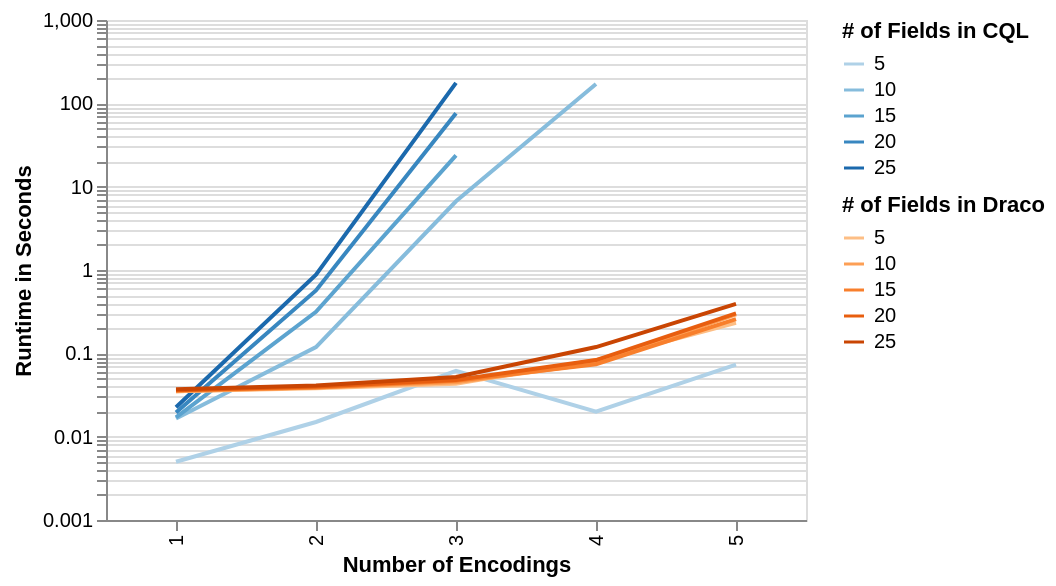

The Vega-Lite source for this figure:
### Vega-Lite specification from a JSON file in a GitHub repository (floating-point values rounded to 4 significant figures)
{"$schema": "https://vega.github.io/schema/vega-lite/v2.json", "data": {"values": [{"encodings": 1, "fields": 5, "max": 0.006, "mean": 0.0045, "min": 0.002, "runtime": 0.005, "stdev": 0.001118, "system": "cql"}, {"encodings": 1, "fields": 10, "max": 0.029, "mean": 0.0164, "min": 0.007, "runtime": 0.0165, "stdev": 0.00628, "system": "cql"}, {"encodings": 1, "fields": 15, "max": 0.026, "mean": 0.0166, "min": 0.012, "runtime": 0.017, "stdev": 0.003382, "system": "cql"}, {"encodings": 1, "fields": 20, "max": 0.042, "mean": 0.02137, "min": 0.016, "runtime": 0.0195, "stdev": 0.004427, "system": "cql"}, {"encodings": 1, "fields": 25, "max": 0.042, "mean": 0.02358, "min": 0.016, "runtime": 0.0225, "stdev": 0.004716, "system": "cql"}, {"encodings": 2, "fields": 5, "max": 0.036, "mean": 0.017, "min": 0.009, "runtime": 0.015, "stdev": 0.007416, "system": "cql"}, {"encodings": 2, "fields": 10, "max": 0.279, "mean": 0.1194, "min": 0.115, "runtime": 0.119, "stdev": 0.003588, "system": "cql"}, {"encodings": 2, "fields": 15, "max": 0.43, "mean": 0.332, "min": 0.285, "runtime": 0.315, "stdev": 0.04263, "system": "cql"}, {"encodings": 2, "fields": 20, "max": 0.681, "mean": 0.5839, "min": 0.535, "runtime": 0.568, "stdev": 0.04133, "system": "cql"}, {"encodings": 2, "fields": 25, "max": 1.034, "mean": 0.8863, "min": 0.839, "runtime": 0.8805, "stdev": 0.03082, "system": "cql"}, {"encodings": 3, "fields": 5, "max": 0.128, "mean": 0.06371, "min": 0.056, "runtime": 0.0615, "stdev": 0.007176, "system": "cql"}, {"encodings": 3, "fields": 10, "max": 6.946, "mean": 6.716, "min": 6.506, "runtime": 6.68, "stdev": 0.1156, "system": "cql"}, {"encodings": 3, "fields": 15, "max": 24.78, "mean": 23.81, "min": 23.08, "runtime": 23.7, "stdev": 0.424, "system": "cql"}, {"encodings": 3, "fields": 20, "max": 77.92, "mean": 75.85, "min": 72.14, "runtime": 75.94, "stdev": 0.8931, "system": "cql"}, {"encodings": 3, "fields": 25, "max": 187.0, "mean": 174.9, "min": 160.7, "runtime": 176.0, "stdev": 7.424, "system": "cql"}, {"encodings": 4, "fields": 5, "max": 0.031, "mean": 0.0208, "min": 0.013, "runtime": 0.02, "stdev": 0.004632, "system": "cql"}, {"encodings": 4, "fields": 10, "max": 210.5, "mean": 169.6, "min": 151.9, "runtime": 170.3, "stdev": 8.661, "system": "cql"}, {"encodings": 5, "fields": 5, "max": 0.14, "mean": 0.07225, "min": 0.069, "runtime": 0.073, "stdev": 0.002194, "system": "cql"}, {"encodings": 1, "fields": 5, "max": 0.036, "mean": 0.035, "min": 0.027, "runtime": 0.035, "stdev": 0.0003333, "system": "draco"}, {"encodings": 1, "fields": 10, "max": 0.036, "mean": 0.03516, "min": 0.03, "runtime": 0.035, "stdev": 0.0007443, "system": "draco"}, {"encodings": 1, "fields": 15, "max": 0.036, "mean": 0.036, "min": 0.036, "runtime": 0.036, "stdev": 6.939e-18, "system": "draco"}, {"encodings": 1, "fields": 20, "max": 0.037, "mean": 0.036, "min": 0.032, "runtime": 0.036, "stdev": 0.0, "system": "draco"}, {"encodings": 1, "fields": 25, "max": 0.037, "mean": 0.03678, "min": 0.035, "runtime": 0.037, "stdev": 0.0004157, "system": "draco"}, {"encodings": 2, "fields": 5, "max": 0.038, "mean": 0.03774, "min": 0.036, "runtime": 0.038, "stdev": 0.0004403, "system": "draco"}, {"encodings": 2, "fields": 10, "max": 0.04, "mean": 0.03858, "min": 0.036, "runtime": 0.039, "stdev": 0.000674, "system": "draco"}, {"encodings": 2, "fields": 15, "max": 0.04, "mean": 0.0393, "min": 0.039, "runtime": 0.039, "stdev": 0.0004583, "system": "draco"}, {"encodings": 2, "fields": 20, "max": 0.04, "mean": 0.04, "min": 0.038, "runtime": 0.04, "stdev": 6.939e-18, "system": "draco"}, {"encodings": 2, "fields": 25, "max": 0.041, "mean": 0.0407, "min": 0.04, "runtime": 0.041, "stdev": 0.0004583, "system": "draco"}, {"encodings": 3, "fields": 5, "max": 0.044, "mean": 0.0433, "min": 0.043, "runtime": 0.043, "stdev": 0.0004583, "system": "draco"}, {"encodings": 3, "fields": 10, "max": 0.046, "mean": 0.045, "min": 0.037, "runtime": 0.045, "stdev": 0.0, "system": "draco"}, {"encodings": 3, "fields": 15, "max": 0.047, "mean": 0.047, "min": 0.042, "runtime": 0.047, "stdev": 0.0, "system": "draco"}, {"encodings": 3, "fields": 20, "max": 0.049, "mean": 0.048, "min": 0.041, "runtime": 0.048, "stdev": 0.0, "system": "draco"}, {"encodings": 3, "fields": 25, "max": 0.053, "mean": 0.0518, "min": 0.049, "runtime": 0.052, "stdev": 0.00103, "system": "draco"}, {"encodings": 4, "fields": 5, "max": 0.084, "mean": 0.08267, "min": 0.052, "runtime": 0.083, "stdev": 0.0007454, "system": "draco"}, {"encodings": 4, "fields": 10, "max": 0.077, "mean": 0.07578, "min": 0.073, "runtime": 0.076, "stdev": 0.0005329, "system": "draco"}, {"encodings": 4, "fields": 15, "max": 0.075, "mean": 0.07421, "min": 0.046, "runtime": 0.074, "stdev": 0.0004077, "system": "draco"}, {"encodings": 4, "fields": 20, "max": 0.085, "mean": 0.08342, "min": 0.079, "runtime": 0.083, "stdev": 0.000748, "system": "draco"}, {"encodings": 4, "fields": 25, "max": 0.12, "mean": 0.1188, "min": 0.118, "runtime": 0.119, "stdev": 0.0005099, "system": "draco"}, {"encodings": 5, "fields": 5, "max": 0.236, "mean": 0.2326, "min": 0.178, "runtime": 0.232, "stdev": 0.001499, "system": "draco"}, {"encodings": 5, "fields": 10, "max": 0.295, "mean": 0.2926, "min": 0.29, "runtime": 0.293, "stdev": 0.001356, "system": "draco"}, {"encodings": 5, "fields": 15, "max": 0.26, "mean": 0.2565, "min": 0.252, "runtime": 0.257, "stdev": 0.001987, "system": "draco"}, {"encodings": 5, "fields": 20, "max": 0.304, "mean": 0.3004, "min": 0.284, "runtime": 0.301, "stdev": 0.002008, "system": "draco"}, {"encodings": 5, "fields": 25, "max": 0.399, "mean": 0.3906, "min": 0.383, "runtime": 0.3915, "stdev": 0.004318, "system": "draco"}]}, "layer": [{"transform": [{"filter": "datum.system == 'cql'"}], "mark": "line", "encoding": {"x": {"field": "encodings", "type": "ordinal", "axis": {"title": "Number of Encodings"}}, "y": {"field": "runtime", "type": "quantitative", "scale": {"type": "log"}, "axis": {"title": "Runtime in Seconds"}}, "color": {"legend": {"title": "# of Fields in CQL"}, "field": "fields", "type": "ordinal"}}}, {"transform": [{"filter": "datum.system == 'draco'"}], "mark": "line", "encoding": {"x": {"field": "encodings", "type": "ordinal"}, "y": {"field": "runtime", "type": "quantitative"}, "color": {"legend": {"title": "# of Fields in Draco"}, "field": "fields", "type": "ordinal", "scale": {"scheme": "oranges"}}}}], "width": 350, "height": 250, "resolve": {"scale": {"color": "independent"}}, "config": {"overlay": {"line": true}}}
